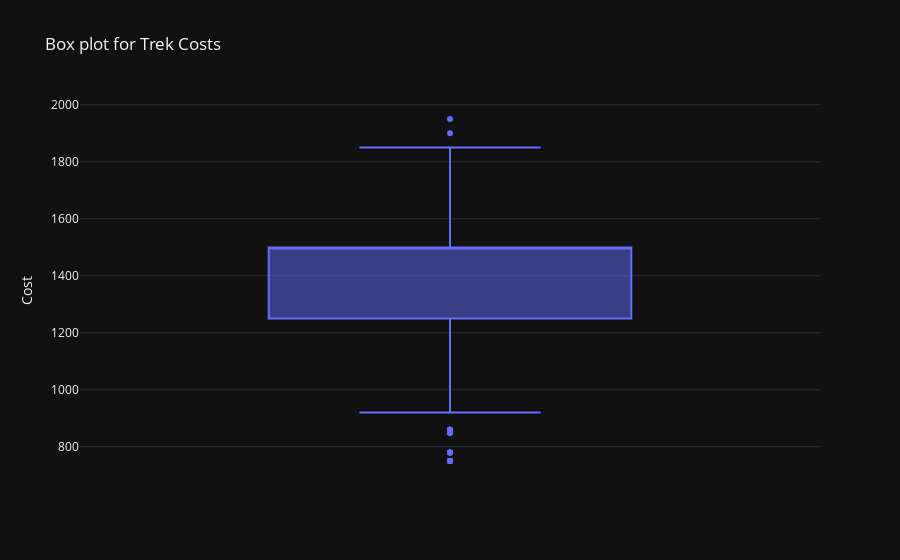

Notebook cell for this chart:
### Code cell
fig = px.box(df_no_outliers, y='Cost', title='Box plot for Trek Costs', hover_data=['Trek', 'Time'])
fig.show()

### Figure 1 — Plotly figure (JSON) as saved in the notebook; plotly's stock layout.template omitted (floating-point values rounded to 4 significant figures; data arrays with more than 128 entries replaced by an {"elided": "..."} marker saying what was removed)
{"data": [{"alignmentgroup": "True", "customdata": {"elided": "335x2 mixed values"}, "hovertemplate": "Cost=%{y}<br>Trek=%{customdata[0]}<br>Time=%{customdata[1]}<extra></extra>", "legendgroup": "", "marker": {"color": "#636efa"}, "name": "", "notched": false, "offsetgroup": "", "orientation": "v", "showlegend": false, "x0": " ", "xaxis": "x", "y": {"elided": "335 float values"}, "y0": " ", "yaxis": "y", "type": "box"}], "layout": {"xaxis": {"anchor": "y", "domain": [0.0, 1.0]}, "yaxis": {"anchor": "x", "domain": [0.0, 1.0], "title": {"text": "Cost"}}, "legend": {"tracegroupgap": 0}, "title": {"text": "Box plot for Trek Costs"}, "boxmode": "group"}}
